Frame 1 (no input): blank canvas, image omitted
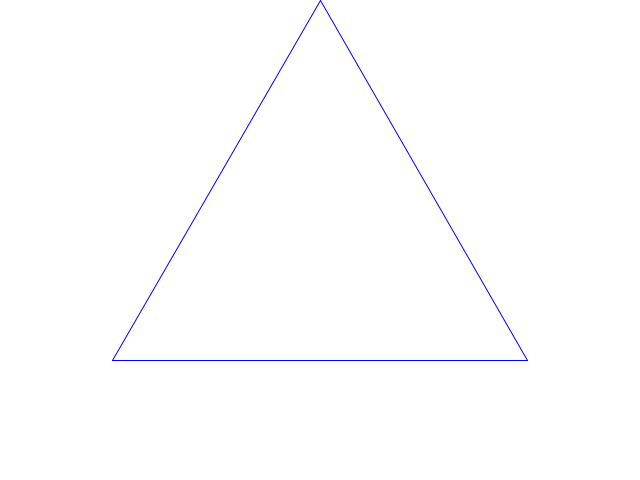
Frame 60 (the mouse pressed at the canvas centre just before this capture)
Frame 120 (the mouse held since frame 60 and released just before this capture): identical to frame 60, image omitted

The Processing sketch that drew this single still picture (run headless with seeded random() and noise(); from frame 60 on, the mouse is pressed at the canvas centre):

// Processing sketch: e_8_3_koch_snowflake_animation
// ── e_8_3_koch_snowflake_animation.pde
KochFlake snowFlake;

void setup() {
  size(640, 480);
  snowFlake = new KochFlake(width / 2, height / 2, height);
}

void draw() {
  background(255);
  snowFlake.render();
}

void mouseClicked() {
  snowFlake.generate();
}

void keyPressed() {
  switch(key) {
  case 'c': 
    setup();
    break;
    case 'r':
    snowFlake.toggleRotation();
    break;
  }
}

// ── KochCurve.pde
class KochCurve { //<>//
  ArrayList<KochLine> kochLines;
  int currentSegment;

  KochCurve(PVector start, PVector end) {
    kochLines = new ArrayList<KochLine>();
    kochLines.add(new KochLine(start, end));
    currentSegment = 0;
    setColor();
  }

  void generate() {
    currentSegment = 0;
    ArrayList<KochLine> newArray = new ArrayList<KochLine>();

    for (KochLine l : kochLines) {
      PVector tmp = PVector.sub(l.end, l.start);  
      tmp.setMag(tmp.mag() / 3);

      PVector B = PVector.add(l.start, tmp);
      PVector D = PVector.sub(l.end, tmp);
      tmp.rotate(PI / 3);
      PVector C = PVector.add(B, tmp);

      newArray.add(new KochLine(l.start, B));
      newArray.add(new KochLine(B, C));
      newArray.add(new KochLine(C, D));
      newArray.add(new KochLine(D, l.end));
    }

    kochLines = newArray;
    setColor();
  }

  void render() {
    for (int i = 0; i < currentSegment; i++) {
      KochLine l = kochLines.get(i);
      l.render();
    }
    
    if (animationInProgress()) {
      currentSegment++;
    }
  }

  void setColor() {
    for (int i = 0; i < kochLines.size(); i++) {
      KochLine l = kochLines.get(i);
      l.setColor(i, kochLines.size());
    }
  }
  
  boolean animationInProgress() {
    return currentSegment < kochLines.size();
  }
  
  void setSegmentRotation(float value) {
    for (KochLine l : kochLines) {
      l.setRotation(value);
    }
  }
}

// ── KochFlake.pde
class KochFlake {
  ArrayList<KochCurve> kochCurves;
  int currentCurve;
  boolean rotating = false;

  KochFlake(float x, float y, float h) {
    currentCurve = 0;
    kochCurves = new ArrayList<KochCurve>();

    PVector tmp = PVector.fromAngle(PI + HALF_PI);
    tmp.setMag(h / 2);

    PVector A = new PVector(x + tmp.x, y + tmp.y);
    tmp.rotate(TWO_PI / 3);
    PVector B = new PVector(x + tmp.x, y + tmp.y);
    tmp.rotate(TWO_PI / 3);
    PVector C = new PVector(x + tmp.x, y + tmp.y);

    kochCurves.add(new KochCurve(A, C));
    kochCurves.add(new KochCurve(C, B));
    kochCurves.add(new KochCurve(B, A));
  }

  void render() {  
    for (int i = 0; i <= currentCurve; i++) {
      KochCurve c = kochCurves.get(i);
      c.render();
    }

    if (!kochCurves.get(currentCurve).animationInProgress() && currentCurve < kochCurves.size() - 1) {
      currentCurve++;
    }
  }

  void generate() {
    for (KochCurve c : kochCurves) {
      c.generate();
    }
    currentCurve = 0;
  }

  void toggleRotation() { 
    for (KochCurve c : kochCurves) {
      if (!rotating) c.setSegmentRotation(0.002);
      else           c.setSegmentRotation(0);
    }
    rotating = !rotating;
  }
}

// ── KochLine.pde
class KochLine {
  PVector start;
  PVector end;
  color segmentColor;
  float angVel;

  KochLine(PVector _start, PVector _end) {
    start = _start;
    end = _end;
    angVel = 0;
    
  }

  void render() {
    rotateLine(angVel);
    stroke(segmentColor);
    line(start.x, start.y, end.x, end.y);
  }

  void setColor(int index, int arrayLength) {
    float g = map(index, 0, arrayLength, 0, 255);
    segmentColor = color(0, g, 255);
  }
  
  void rotateLine(float angle) {
    PVector dir = PVector.sub(end, start);
    dir.div(2);
    PVector center = PVector.add(start, dir);
    dir.rotate(angle);
    
    end = PVector.add(center, dir);
    start = PVector.sub(center, dir);
  }
  
  void setRotation(float value) {
    angVel = value;
  }
}
